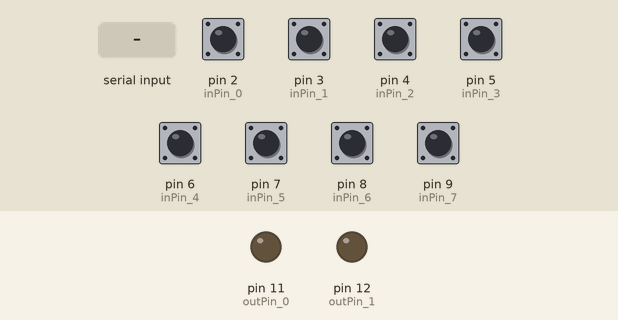
Simulated run of this sketch. Board: Arduino Uno, built with avr-gcc and run on an emulated ATmega328P. Parts: output pins drawn as LEDs (lit = HIGH). The inputs (shaded band) are chosen by the test bench; at power-on: pin 2 (inPin_0), pin 3 (inPin_1), pin 4 (inPin_2), pin 5 (inPin_3), pin 6 (inPin_4), pin 7 (inPin_5), pin 8 (inPin_6), pin 9 (inPin_7) HIGH. What the sketch prints to the serial monitor is not drawn.

Above: at 1.2 s.
1.3 s: byte 30 received over Serial
At 1.9 s:
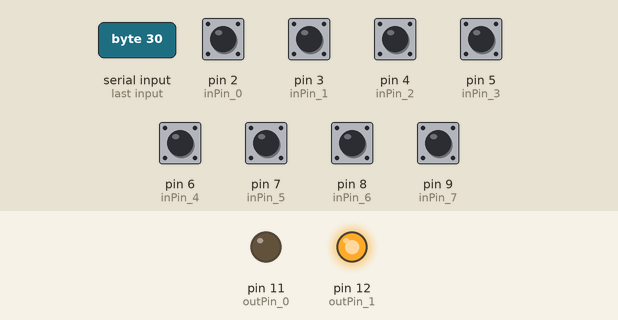
Timing chart, 0 to 4.3 s (numbered marks = the images above; inputs shaded):
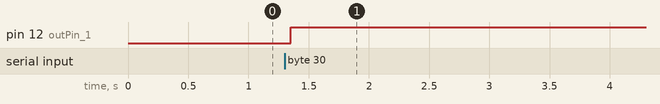

The sketch:

Data_exchange.ino
```cpp
int received;
int output;

#define outPin_0 11
#define outPin_1 12

#define inPin_0 2
#define inPin_1 3
#define inPin_2 4
#define inPin_3 5
#define inPin_4 6
#define inPin_5 7
#define inPin_6 8
#define inPin_7 9


//Установка входов и выходов
void setup()
{
  pinMode(outPin_0,OUTPUT);
  pinMode(outPin_1,OUTPUT);

  pinMode(inPin_0,INPUT);
  pinMode(inPin_1,INPUT);
  pinMode(inPin_2,INPUT);
  pinMode(inPin_3,INPUT);
  pinMode(inPin_4,INPUT);
  pinMode(inPin_5,INPUT);
  pinMode(inPin_6,INPUT);
  pinMode(inPin_7,INPUT);

  Serial.begin(9600);
}


void loop()
//Чтение данных
{
  if (Serial.available() > 0)
      received = Serial.read();

  //Анализ принятых данных и установка выходов
  if((received & 1) == 1)
    digitalWrite(outPin_0,HIGH);
  else if((received & 1) == 0)
    digitalWrite(outPin_0,LOW);


  if((received & 2) == 2)
    digitalWrite(outPin_1,HIGH);
  else if((received & 2) == 0)
    digitalWrite(outPin_1,LOW);


  //Запись данных в массив перед отправкой
  if(digitalRead(inPin_0) == LOW)
    output &= 254;
  else if(digitalRead(inPin_0) == HIGH)
    output |= 1;

  if(digitalRead(inPin_1) == LOW)
    output &= 253;
  else if(digitalRead(inPin_1) == HIGH)
    output |= 2;

  if(digitalRead(inPin_2) == LOW)
    output &= 251;
  else if(digitalRead(inPin_2) == HIGH)
    output |= 4;

  if(digitalRead(inPin_3) == LOW)
    output &= 247;
  else if(digitalRead(inPin_3) == HIGH)
    output |= 8;

  if(digitalRead(inPin_4) == LOW)
    output &= 239;
  else if(digitalRead(inPin_4) == HIGH)
    output |= 16;

  if(digitalRead(inPin_5) == LOW)
    output &= 223;
  else if(digitalRead(inPin_5) == HIGH)
    output |= 32;

  if(digitalRead(inPin_6) == LOW)
    output &= 191;
  else if(digitalRead(inPin_6) == HIGH)
    output |= 64;

  if(digitalRead(inPin_7) == LOW)
    output &= 127;
  else if(digitalRead(inPin_7) == HIGH)
    output |= 128;

  //Отправка данных
  if (Serial.available() > 0)
  {
    Serial.write(output);

    delay(50);
  }
}
```

Measured:
- after the input at 1.3 s, pin 12 (outPin_1): LOW → HIGH after 0.05 s
